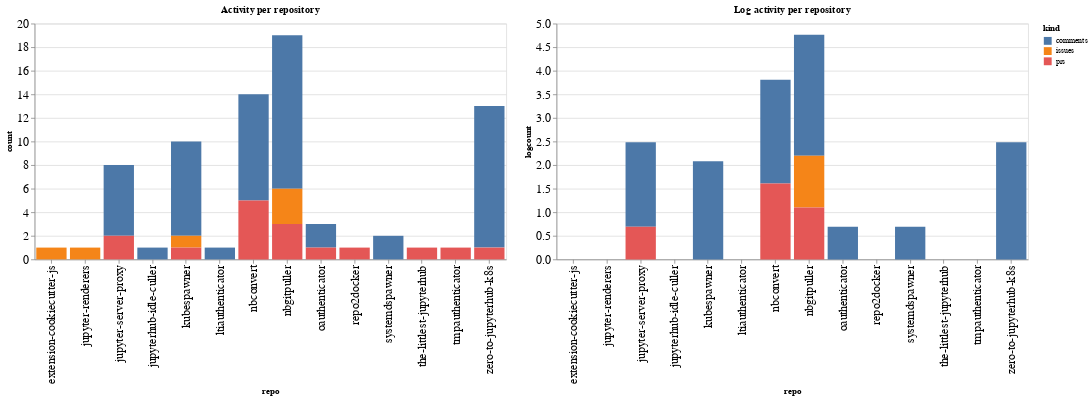

Write notebook code for a chart like this one.
### Code cell
ch1 = alt.Chart(repo_summaries, width=600, title="Activity per repository").mark_bar().encode(
    x='repo',
    y='count',
    color='kind',
    tooltip="kind"
)

ch2 = alt.Chart(repo_summaries, width=600, title="Log activity per repository").mark_bar().encode(
    x='repo',
    y='logcount',
    color='kind',
    tooltip="kind"
)

ch1 | ch2

### Figure 1 — Vega-Lite specification as saved in the notebook (floating-point values rounded to 4 significant figures)
{"config": {"axisLeft": {"labelFontSize": 15}, "axisBottom": {"labelFontSize": 15}}, "hconcat": [{"mark": "bar", "encoding": {"color": {"type": "nominal", "field": "kind"}, "tooltip": {"type": "nominal", "field": "kind"}, "x": {"type": "nominal", "field": "repo"}, "y": {"type": "quantitative", "field": "count"}}, "title": "Activity per repository", "width": 600}, {"mark": "bar", "encoding": {"color": {"type": "nominal", "field": "kind"}, "tooltip": {"type": "nominal", "field": "kind"}, "x": {"type": "nominal", "field": "repo"}, "y": {"type": "quantitative", "field": "logcount"}}, "title": "Log activity per repository", "width": 600}], "data": {"name": "data-00809eeeaae470146d0bd4840cef8149"}, "$schema": "https://vega.github.io/schema/vega-lite/v4.8.1.json", "datasets": {"data-00809eeeaae470146d0bd4840cef8149": [{"repo": "extension-cookiecutter-js", "kind": "issues", "count": 1, "logcount": 0.0}, {"repo": "jupyter-renderers", "kind": "issues", "count": 1, "logcount": 0.0}, {"repo": "jupyter-server-proxy", "kind": "comments", "count": 6, "logcount": 1.792}, {"repo": "jupyter-server-proxy", "kind": "prs", "count": 2, "logcount": 0.6931}, {"repo": "jupyterhub-idle-culler", "kind": "comments", "count": 1, "logcount": 0.0}, {"repo": "kubespawner", "kind": "comments", "count": 8, "logcount": 2.079}, {"repo": "kubespawner", "kind": "issues", "count": 1, "logcount": 0.0}, {"repo": "kubespawner", "kind": "prs", "count": 1, "logcount": 0.0}, {"repo": "ltiauthenticator", "kind": "comments", "count": 1, "logcount": 0.0}, {"repo": "nbconvert", "kind": "comments", "count": 9, "logcount": 2.197}, {"repo": "nbconvert", "kind": "prs", "count": 5, "logcount": 1.609}, {"repo": "nbgitpuller", "kind": "comments", "count": 13, "logcount": 2.565}, {"repo": "nbgitpuller", "kind": "issues", "count": 3, "logcount": 1.099}, {"repo": "nbgitpuller", "kind": "prs", "count": 3, "logcount": 1.099}, {"repo": "oauthenticator", "kind": "comments", "count": 2, "logcount": 0.6931}, {"repo": "oauthenticator", "kind": "prs", "count": 1, "logcount": 0.0}, {"repo": "repo2docker", "kind": "prs", "count": 1, "logcount": 0.0}, {"repo": "systemdspawner", "kind": "comments", "count": 2, "logcount": 0.6931}, {"repo": "the-littlest-jupyterhub", "kind": "prs", "count": 1, "logcount": 0.0}, {"repo": "tmpauthenticator", "kind": "prs", "count": 1, "logcount": 0.0}, {"repo": "zero-to-jupyterhub-k8s", "kind": "comments", "count": 12, "logcount": 2.485}, {"repo": "zero-to-jupyterhub-k8s", "kind": "prs", "count": 1, "logcount": 0.0}]}}
